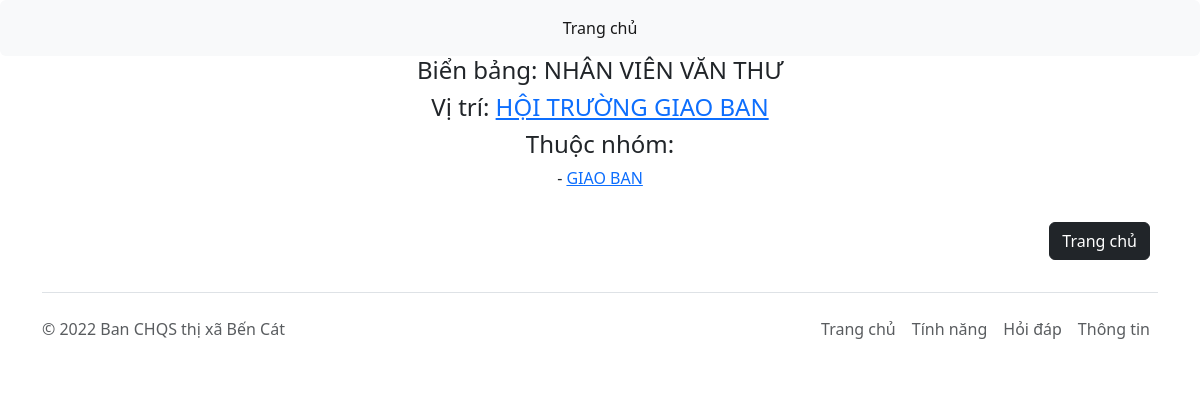
Page /nameplate/49/ on the committed database.
### man/models.py (models this page shows, shortened)
class Nameplate(models.Model):
    name = models.CharField(max_length=512)
    conference = models.ForeignKey(Conference, on_delete=models.CASCADE, null=True, blank=True)
    class Meta:
        ordering = ['-id']

class Conference(models.Model):
    name = models.CharField(max_length=512)
    date = models.DateField()
    status = models.BooleanField()
    class Meta:
        ordering = ['-id']

class Element(models.Model):
    nameplate = models.ForeignKey(Nameplate, on_delete=models.CASCADE)
    category = models.ForeignKey(Category, on_delete=models.CASCADE)
    class Meta:
        ordering = ['-id']

class Category(models.Model):
    name = models.CharField(max_length=255)
    class Meta:
        ordering = ['-id']

### man/views.py (the view)
# urls.py: path('nameplate/<int:nameplate_id>/', views.nameplate, name='nameplate'),
def nameplate(request, nameplate_id):
	nameplate = models.Nameplate.objects.get(id=nameplate_id)
	context = {
		'nameplate': nameplate,
	}
	return render(request, 'man/nameplate.html', context)

### man/templates/man/nameplate.html
{% extends "man/base.html" %}
{% block content %}
<center>
	<h4>Biển bảng: {{ nameplate.name }} </h4>
	{% if nameplate.conference %}
		<h4>Vị trí: <a href="{% url 'man:conference' nameplate.conference.id %}">{{ nameplate.conference.name }}</a> </h4>
	{% else %}
		<h4>Chưa có vị trí</h4>
	{% endif %}
	<h4>Thuộc nhóm: </h4>
	{% for element in nameplate.element_set.all %}
		- <a href="{% url 'man:category' element.category.id %}">{{ element.category.name }}</a><br>
	{% endfor %}
	<br>
	<div class="d-flex flex-row-reverse">
	  <div class="p-2"><a href="{% url 'man:home' %}"><button type="button" class="btn btn-dark">Trang chủ</button></a></div>
	</div>
</center>
{% endblock %}

### rows in the picture
Nameplate: name "NHÂN VIÊN VĂN THƯ", conference.name "HỘI TRƯỜNG GIAO BAN"
Element: category.name "GIAO BAN"
